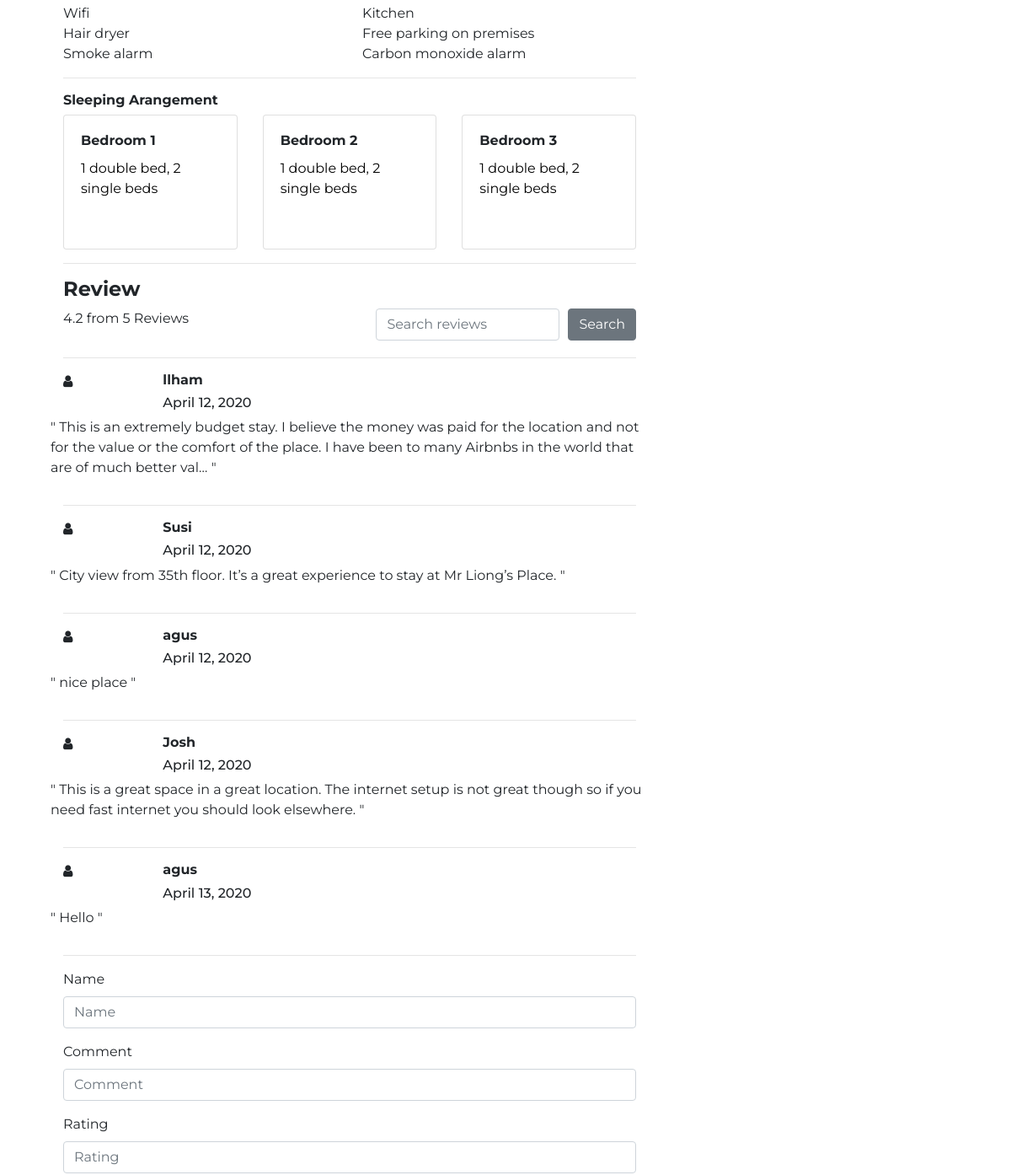
/rooms/3 (middle part), run on an earlier commit of the app's database.
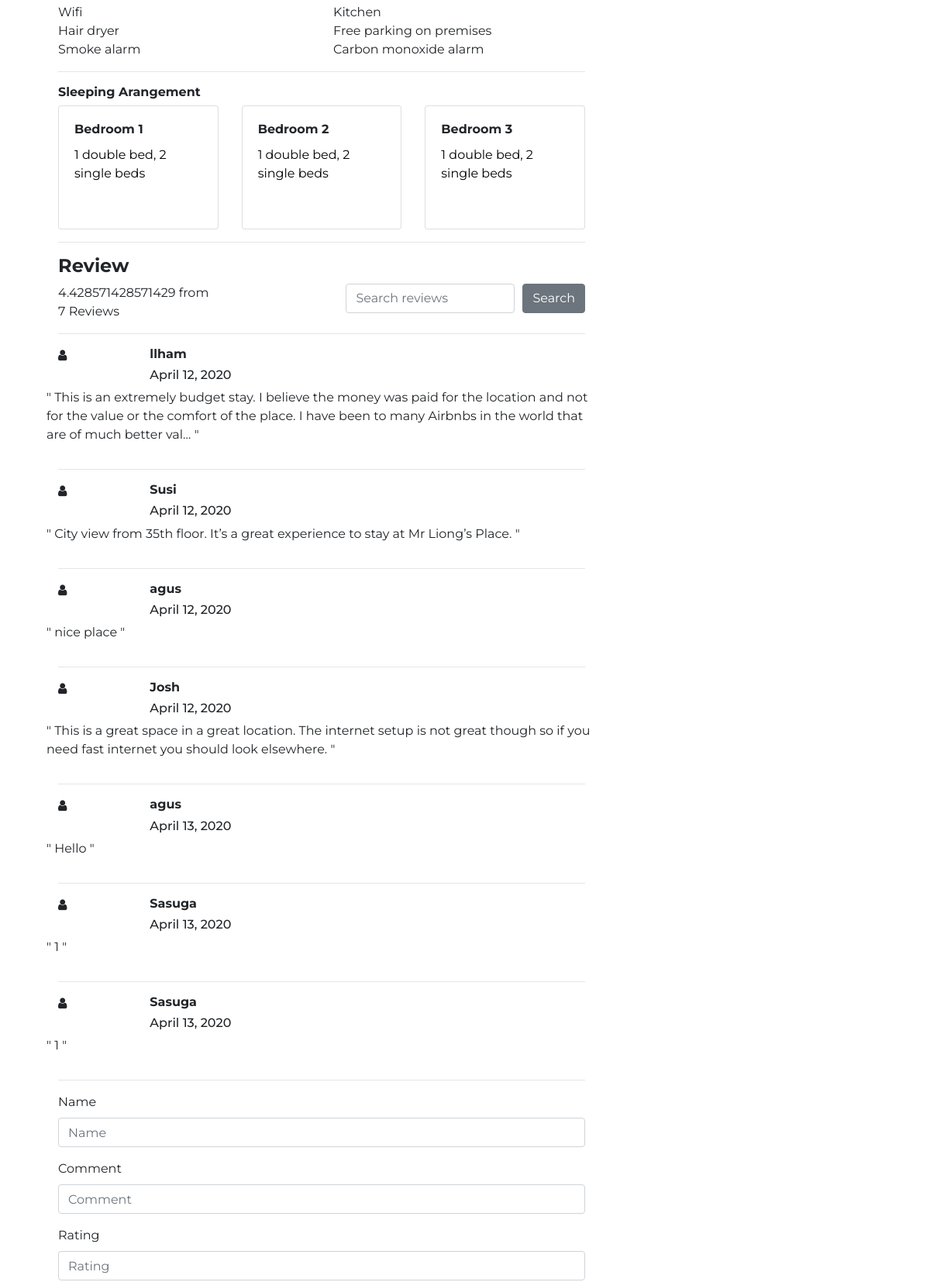
And on a later commit of the database.
### container/models.py (models this page shows, shortened)
class Reviews(models.Model):
    property_id = models.ForeignKey(
        Dwelling, on_delete=models.CASCADE, related_name="property_reviews", default=1)
    name = models.CharField(max_length=80)
    comment = models.TextField(max_length=4000)
    rating = models.CharField(max_length=10)
    created_at = models.DateTimeField(auto_now=True, auto_now_add=False)
    updated_at = models.DateTimeField(auto_now=False, auto_now_add=True)
    active = models.BooleanField(default=False)
    class Meta:
        ordering = ['created_at']

### container/views.py (the view, shortened to what this page needs)
# urls.py: path('<int:id>', views.rooms_detail, name='detail_room'),
def rooms_detail(request, id):
    instance = get_object_or_404(Dwelling, id=id)
    reviews = Reviews.objects.all()
    photos = DwellingImages.objects.all()
    review_set = []
    rating = 0
    for i in range(len(reviews)):
        if reviews[i].property_id.name == instance.name:
            review_set.append(reviews[i])
            rating += int(reviews[i].rating)
    if len(review_set) != 0:
        rating = float(rating/len(review_set))
    elif len(review_set) == 0:
        rating = 0
    images_set = []
    images_num = []
    for i in range(len(photos)):
        if photos[i].property_id.name == instance.name:
            images_set.append(photos[i])
            images_num.append(i+1)
    context = {
        "title": instance.name,
        'instance': instance,
        'reviews': review_set,
        'photos': images_set,
        'rating': rating,
        'jml_rating': len(review_set),
    }
    return render(request, 'container/rooms_detail_final.html', context)

### container/models.py (called while the page is built)
    def __str__(self):
        return f'{self.name}'

### container/templates/container/rooms_detail_final.html (shortened to what this page needs)
{%extends '../base_final.html'%} {%load static%}
{% block stylesheet %}
<link rel="stylesheet" href="{% static 'css/rooms.css' %}" />
{% endblock %}
{%block content%}
<div class="detail-app">
  <div class="container">
    <div class="col-8">
      <div class="container">
        <div class="amenities">
          <div class="row">
            <div class="col-6">Wifi</div>
            <div class="col-6">Kitchen</div>
          </div>
          <div class="row">
            <div class="col-6">Hair dryer</div>
            <div class="col-6">Free parking on premises</div>
          </div>
          <div class="row">
            <div class="col-6">Smoke alarm</div>
            <div class="col-6">Carbon monoxide alarm</div>
          </div>
          <hr />
        </div>
      </div>
      <div class="container">
        <h6><strong>Sleeping Arangement</strong></h6>
        <div class="bed-arrangement">
          <div class="row">
            <div class="col-4">
              <div class="card" style="height: 10rem;">
                <div class="card-body">
                  <h6 class="card-title"><strong>Bedroom 1</strong></h6>
                  <p class="card-text">
                    1 double bed, 2 single beds
                  </p>
                </div>
              </div>
            </div>
            <div class="col-4">
              <div class="card" style="height: 10rem;">
                <div class="card-body">
                  <h6 class="card-title"><strong>Bedroom 2</strong></h6>
                  <p class="card-text">
                    1 double bed, 2 single beds
                  </p>
                </div>
              </div>
            </div>
            <div class="col-4">
              <div class="card" style="height: 10rem;">
                <div class="card-body">
                  <h6 class="card-title"><strong>Bedroom 3</strong></h6>
                  <p class="card-text">
                    1 double bed, 2 single beds
                  </p>
                </div>
              </div>
            </div>
          </div>
          <hr />
        </div>
      </div>
        <div class="container">
          <h4><strong>Review</strong></h4>
          <div class="row">
            <div class="col-4">
              {{rating}} from  {{jml_rating}} Reviews
            </div>
            <div class="col-8">
              <div class="float-right">
                <form>
                  <div class="form-row align-items-center">
                    <div class="col-auto">
                      <input name='comment' type="text" class="form-control mb-1" id="inlineFormInput" placeholder="Search reviews">
                    </div>
                    <div class="col-auto">
                      <button type="submit" class="btn btn-secondary mb-1">Search</button>
                    </div>
                  </div>
                </form>
              </div>
            </div>
          </div>
          <hr />
        </div>
        <div class="container">
          {%for a in reviews%}
          <div class="row">
            <div class="col-2 justify-content-center">
              <i class="fa fa-user"></i>
            </div>
            <div class="col-10">
              <h6><strong>{{a.name}}</strong></h6>
            <h6>{{a.created_at.date}}</h6>
            </div>
          </div>
           <div class="row">
            <p>
              " {{a.comment|truncatechars:200}} "
            </p>
          </div>
          <hr />
          {% endfor %}
        </div>
        <div class="container">
          <form method="POST">
            <div class="form-group">
              <label for="exampleInputEmail1">Name</label>
              <input name='name' type="text" class="form-control" id="exampleInputEmail1" placeholder="Name">
            </div>
            <div class="form-group">
              <label for="exampleInputEmail1">Comment</label>
              <input name='comment' type="text" class="form-control" id="exampleInputEmail1" placeholder="Comment">
            </div>
            <div class="form-group">
              <label for="exampleInputEmail1">Rating</label>
              <input name='rating' type="number" class="form-control" id="exampleInputEmail1" placeholder="Rating">
            </div>
          </form>
        </div>
      </div>
    </div>
    {%endblock%} {%block javascript%} {%endblock%}

### container/templates/base_final.html (shortened to what this page needs)
{% load static %}<!DOCTYPE html>
<html lang="en">
  <head>
    <link
      rel="stylesheet"
      href="https://stackpath.bootstrapcdn.com/bootstrap/4.4.1/css/bootstrap.min.css"
    />
    <link
      rel="stylesheet"
      href="https://cdnjs.cloudflare.com/ajax/libs/font-awesome/4.7.0/css/font-awesome.min.css"
    />
    {%block stylesheet%}{%endblock%}
    <link rel="stylesheet" href="{% static 'css/style.css' %}" />
  </head>
  <body>
    <head>
    </head>
    <main>
      {%block content%} {%endblock%}
    </main>
  </body>
</html>

### container/static/css/style.css (style rules this page uses)
body { font-family: "Montserrat", sans-serif; }
.card-text { color: black; }

What changed in the data, as far as the page shows it:
added Reviews: name "Sasuga", created_at "April 13, 2020", comment "1"
added Reviews: name "Sasuga", created_at "April 13, 2020", comment "1"
Also different on the page:
{{ rating }}: "4.2" → "4.428571428571429"
{{ jml_rating }}: "5" → "7"
